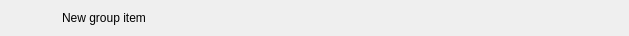
<?xml version="1.0" encoding="UTF-8"?>
<ui version="4.0">
 <class>RundownGroupWidget</class>
 <widget class="QWidget" name="RundownGroupWidget">
  <property name="geometry">
   <rect>
    <x>0</x>
    <y>0</y>
    <width>629</width>
    <height>36</height>
   </rect>
  </property>
  <layout class="QHBoxLayout" name="horizontalLayout">
   <property name="spacing">
    <number>0</number>
   </property>
   <property name="margin">
    <number>0</number>
   </property>
   <item>
    <widget class="QFrame" name="frameItem">
     <property name="sizePolicy">
      <sizepolicy hsizetype="Preferred" vsizetype="Fixed">
       <horstretch>0</horstretch>
       <verstretch>0</verstretch>
      </sizepolicy>
     </property>
     <property name="minimumSize">
      <size>
       <width>0</width>
       <height>36</height>
      </size>
     </property>
     <widget class="QLabel" name="labelThumbnail">
      <property name="geometry">
       <rect>
        <x>20</x>
        <y>1</y>
        <width>32</width>
        <height>32</height>
       </rect>
      </property>
      <property name="text">
       <string/>
      </property>
      <property name="pixmap">
       <pixmap resource="../Resource.qrc">:/Graphics/Images/Group.png</pixmap>
      </property>
      <property name="scaledContents">
       <bool>true</bool>
      </property>
     </widget>
     <widget class="QLabel" name="labelName">
      <property name="geometry">
       <rect>
        <x>62</x>
        <y>10</y>
        <width>531</width>
        <height>16</height>
       </rect>
      </property>
      <property name="text">
       <string>New group item</string>
      </property>
     </widget>
     <widget class="QLabel" name="labelColor">
      <property name="geometry">
       <rect>
        <x>0</x>
        <y>0</y>
        <width>18</width>
        <height>36</height>
       </rect>
      </property>
      <property name="text">
       <string/>
      </property>
     </widget>
     <widget class="QLabel" name="labelGroupColor">
      <property name="geometry">
       <rect>
        <x>17</x>
        <y>34</y>
        <width>54</width>
        <height>2</height>
       </rect>
      </property>
      <property name="text">
       <string/>
      </property>
     </widget>
    </widget>
   </item>
   <item>
    <widget class="QLabel" name="labelGpiTriggerable">
     <property name="minimumSize">
      <size>
       <width>32</width>
       <height>32</height>
      </size>
     </property>
     <property name="maximumSize">
      <size>
       <width>32</width>
       <height>32</height>
      </size>
     </property>
     <property name="text">
      <string/>
     </property>
     <property name="pixmap">
      <pixmap resource="../Resource.qrc">:/Graphics/Images/GpiTriggerable.png</pixmap>
     </property>
    </widget>
   </item>
   <item>
    <widget class="QLabel" name="labelActiveColor">
     <property name="minimumSize">
      <size>
       <width>2</width>
       <height>36</height>
      </size>
     </property>
     <property name="maximumSize">
      <size>
       <width>2</width>
       <height>36</height>
      </size>
     </property>
     <property name="text">
      <string/>
     </property>
    </widget>
   </item>
  </layout>
 </widget>
 <resources>
  <include location="../Resource.qrc"/>
 </resources>
 <connections/>
 <slots>
  <slot>addToCombo()</slot>
 </slots>
</ui>
